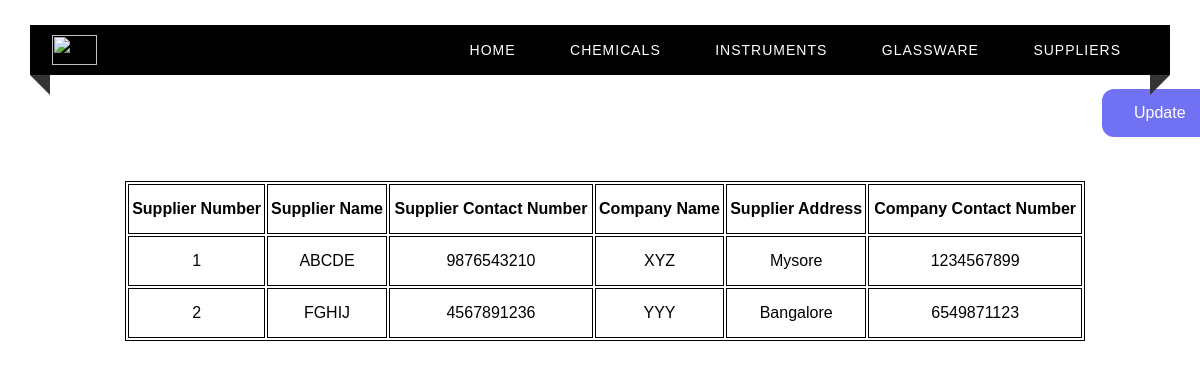
Before: /suppliers with the older database file.
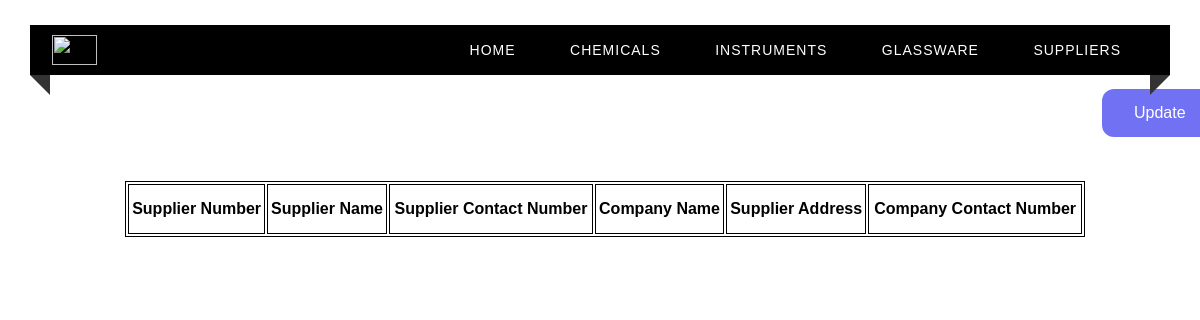
After: the same page with the newer database file.
### tables this page shows
CREATE TABLE SUPPLIER(
    Supplier_No INTEGER PRIMARY KEY ,
    Supplier_Name VARCHAR(30) NOT NULL,
    Supplier_Contact_No VARCHAR(13) NOT NULL,
    Company_Name VARCHAR(40),
    Supplier_Address VARCHAR(100),
    Company_Contact_No VARCHAR(13)
);

### app.py (the view)
@app.route("/suppliers")
def suppliers() :
    c = get_db()
    cur = c.cursor()
    cur.execute("SELECT * from SUPPLIER")
    return render_template("suppliers.html", test=cur.fetchall())

### app.py (called while the page is built)
def get_db():
    db = getattr(g, '_database', None)
    if db is None:
        db = g._database = sqlite3.connect(DATABASE)
    return db

@app.teardown_appcontext
def close_connection(exception):
    db = getattr(g, '_database', None)
    if db is not None:
        db.close()

### templates/suppliers.html (shortened to what this page needs)
<html>
<head>
    <link rel="stylesheet" type="text/css" href="../static/home.css">
</head>
<body>
<div class="custom-padding">
        <nav>
            <div class="logo"><img src = "../static/nieLogo.png" width = "45px", height = "30px"></div>
            <ul class="menu-area">
                <li><a href="/">Home</a></li>
                <li><a href="/chemicals">Chemicals</a></li>
                <li><a href="/instruments">Instruments</a></li>
                <li><a href="/glassware">Glassware</a></li>
                <li><a href="/suppliers">Suppliers</a></li>
            </ul>
        </nav>
        <a href="/login" class="button">Update</a>
        <div class="tab">
          <table align="center" style="margin-left : 125px; margin-top : 50px;">
              <th>Supplier Number</th>
              <th>Supplier Name </th>
              <th>Supplier Contact Number</th>
              <th>Company Name</th>
              <th>Supplier Address</th>
              <th>Company Contact Number</th>
            {% for row in test %}
            <tr>
                <td> {{ row[0] }}</td>
                <td> {{ row[1] }}</td>
                <td> {{ row[2] }}</td>
                <td> {{ row[3] }}</td>
                <td> {{ row[4] }}</td>
                <td> {{ row[5] }}</td>
            </tr>
            {% endfor %}
          </table>
        </div>
    </div>
</body>
</html>

Changed rows visible on the page:
removed SUPPLIER: Supplier_No "1", Supplier_Name "ABCDE", Supplier_Contact_No "9876543210", Company_Name "XYZ", Supplier_Address "Mysore", Company_Contact_No "1234567899"
removed SUPPLIER: Supplier_No "2", Supplier_Name "FGHIJ", Supplier_Contact_No "4567891236", Company_Name "YYY", Supplier_Address "Bangalore", Company_Contact_No "6549871123"
